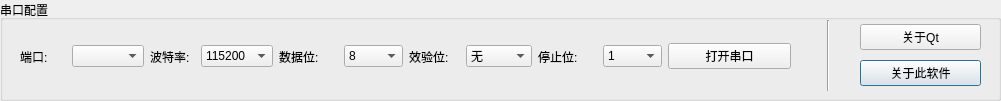
   <widget class="QGroupBox" name="groupBox_5">
    <property name="geometry">
     <rect>
      <x>10</x>
      <y>10</y>
      <width>1001</width>
      <height>101</height>
     </rect>
    </property>
    <property name="title">
     <string>串口配置</string>
    </property>
    <widget class="Line" name="line_3">
     <property name="geometry">
      <rect>
       <x>820</x>
       <y>20</y>
       <width>16</width>
       <height>71</height>
      </rect>
     </property>
     <property name="orientation">
      <enum>Qt::Vertical</enum>
     </property>
    </widget>
    <widget class="QWidget" name="layoutWidget">
     <property name="geometry">
      <rect>
       <x>20</x>
       <y>40</y>
       <width>771</width>
       <height>33</height>
      </rect>
     </property>
     <layout class="QHBoxLayout" name="horizontalLayout_6">
      <item>
       <layout class="QHBoxLayout" name="horizontalLayout">
        <item>
         <widget class="QLabel" name="label">
          <property name="text">
           <string>端口:</string>
          </property>
         </widget>
        </item>
        <item>
         <widget class="QComboBox" name="COMBox"/>
        </item>
       </layout>
      </item>
      <item>
       <layout class="QHBoxLayout" name="horizontalLayout_2">
        <item>
         <widget class="QLabel" name="label_2">
          <property name="text">
           <string>波特率:</string>
          </property>
         </widget>
        </item>
        <item>
         <widget class="QComboBox" name="SpeedBox">
          <item>
           <property name="text">
            <string>115200</string>
           </property>
          </item>
          <item>
           <property name="text">
            <string>57600</string>
           </property>
          </item>
          <item>
           <property name="text">
            <string>38400</string>
           </property>
          </item>
          <item>
           <property name="text">
            <string>19200</string>
           </property>
          </item>
          <item>
           <property name="text">
            <string>14400</string>
           </property>
          </item>
          <item>
           <property name="text">
            <string>9600</string>
           </property>
          </item>
         </widget>
        </item>
       </layout>
      </item>
      <item>
       <layout class="QHBoxLayout" name="horizontalLayout_3">
        <item>
         <widget class="QLabel" name="label_3">
          <property name="text">
           <string>数据位:</string>
          </property>
         </widget>
        </item>
        <item>
         <widget class="QComboBox" name="DataBox">
          <item>
           <property name="text">
            <string>8</string>
           </property>
          </item>
          <item>
           <property name="text">
            <string>7</string>
           </property>
          </item>
          <item>
           <property name="text">
            <string>6</string>
           </property>
          </item>
          <item>
           <property name="text">
            <string>5</string>
           </property>
          </item>
         </widget>
        </item>
       </layout>
      </item>
      <item>
       <layout class="QHBoxLayout" name="horizontalLayout_4">
        <item>
         <widget class="QLabel" name="label_4">
          <property name="text">
           <string>效验位:</string>
          </property>
         </widget>
        </item>
        <item>
         <widget class="QComboBox" name="CheckBox">
          <item>
           <property name="text">
            <string>无</string>
           </property>
          </item>
          <item>
           <property name="text">
            <string>奇效验</string>
           </property>
          </item>
          <item>
           <property name="text">
            <string>偶效验</string>
           </property>
          </item>
         </widget>
        </item>
       </layout>
      </item>
      <item>
       <layout class="QHBoxLayout" name="horizontalLayout_5">
        <item>
         <widget class="QLabel" name="label_5">
          <property name="text">
           <string>停止位:</string>
          </property>
         </widget>
        </item>
        <item>
         <widget class="QComboBox" name="StopBox">
          <item>
           <property name="text">
            <string>1</string>
           </property>
          </item>
          <item>
           <property name="text">
            <string>2</string>
           </property>
          </item>
         </widget>
        </item>
       </layout>
      </item>
      <item>
       <widget class="QPushButton" name="PowerButton">
        <property name="text">
         <string>打开串口</string>
        </property>
       </widget>
      </item>
     </layout>
    </widget>
    <widget class="QWidget" name="layoutWidget">
     <property name="geometry">
      <rect>
       <x>860</x>
       <y>20</y>
       <width>121</width>
       <height>71</height>
      </rect>
     </property>
     <layout class="QVBoxLayout" name="verticalLayout_2">
      <item>
       <widget class="QPushButton" name="AboutQTButton">
        <property name="text">
         <string>关于Qt</string>
        </property>
       </widget>
      </item>
      <item>
       <widget class="QPushButton" name="AboutButton">
        <property name="enabled">
         <bool>true</bool>
        </property>
        <property name="text">
         <string>关于此软件</string>
        </property>
        <property name="default">
         <bool>true</bool>
        </property>
        <property name="flat">
         <bool>false</bool>
        </property>
       </widget>
      </item>
     </layout>
    </widget>
   </widget>
